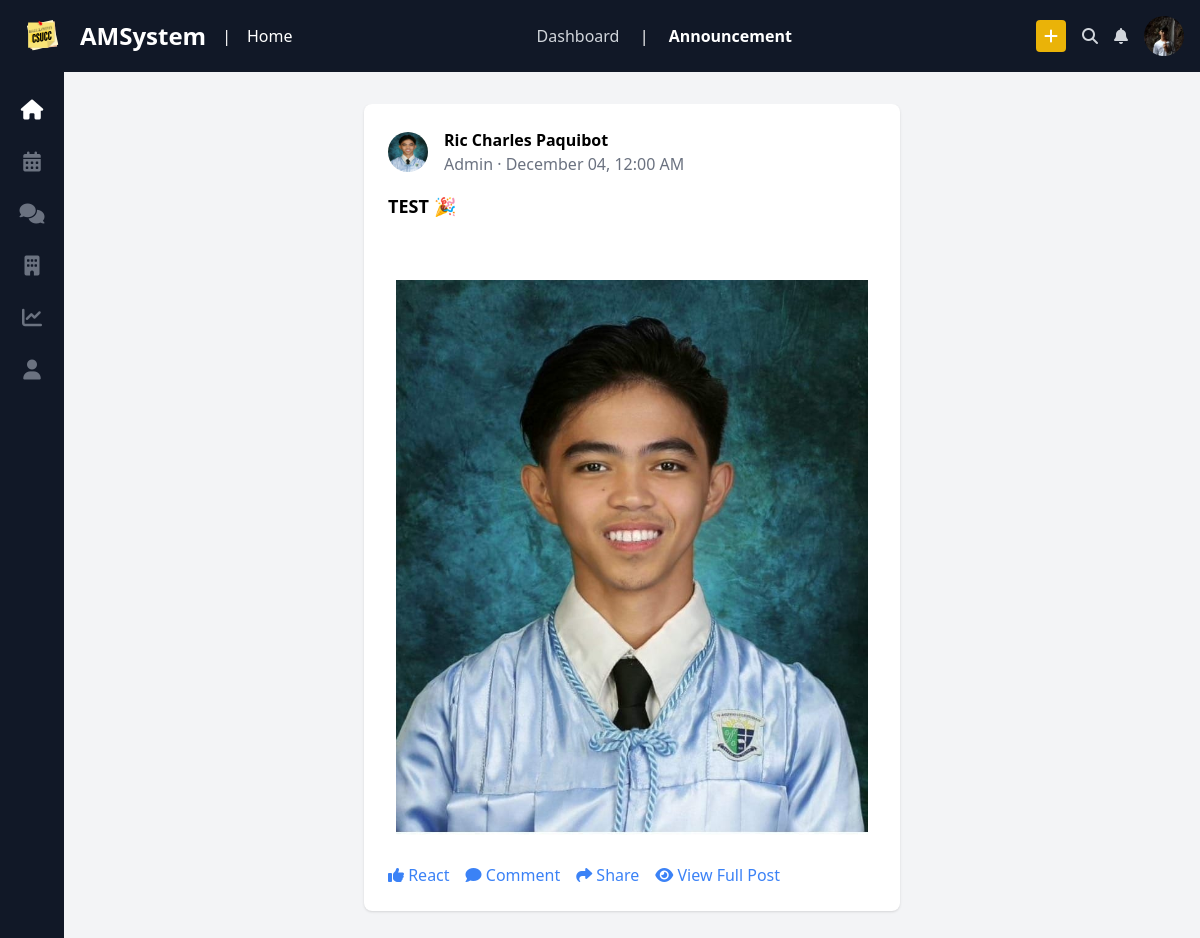
The app's page /posts/70 (signed in) with its own data.
### tables this page shows
CREATE TABLE `pinned_posts` (
  `pinned_id` int(11) NOT NULL,
  `post_id` int(11) DEFAULT NULL,
  `pinned_date` date DEFAULT NULL
);

CREATE TABLE `users` (
  `user_id` int(11) NOT NULL,
  `id_number` varchar(20) NOT NULL,
  `first_name` varchar(50) NOT NULL,
  `last_name` varchar(50) NOT NULL,
  `middle_initial` char(1) DEFAULT NULL,
  `email` varchar(100) NOT NULL,
  `password` varchar(255) NOT NULL,
  `department_id` int(11) DEFAULT NULL,
  `program_id` int(11) DEFAULT NULL,
  `contact_number` varchar(15) DEFAULT NULL,
  `address_purok` varchar(50) DEFAULT NULL,
  `address_barangay` varchar(50) DEFAULT NULL,
  `address_city` varchar(50) DEFAULT NULL,
  `address_zip` varchar(10) DEFAULT NULL,
  `address_province` varchar(50) DEFAULT NULL,
  `gender` enum('Male','Female','Other') DEFAULT NULL,
  `role_id` int(11) DEFAULT NULL,
  `photo` varchar(255) NOT NULL,
  `created_at` timestamp NOT NULL DEFAULT current_timestamp()
);

CREATE TABLE `roles` (
  `role_id` int(11) NOT NULL,
  `role_name` varchar(50) NOT NULL
);

CREATE TABLE `posts` (
  `post_id` int(11) NOT NULL,
  `post_title` varchar(200) NOT NULL,
  `post_content` text NOT NULL,
  `post_when` date DEFAULT NULL,
  `user_id` int(11) DEFAULT NULL,
  `category_id` int(11) DEFAULT NULL,
  `images` varchar(255) NOT NULL,
  `created_at` timestamp NOT NULL DEFAULT current_timestamp()
);

### Controller/Views.php (called while the page is built)
<?php
class View {
    public static function render($view, $data = []) {
        extract($data);
        require "./Views/{$view}.php";
    }
}

### Controller/UsersController.php (called while the page is built, shortened)
<?php
require('./Model/UserModel.php');
class UsersController extends Users{
    public static function open_pinned_post($id) {
        $pinned_posts = Users::getPinnedPostPage($id);
        View::render("posts", ["pinned_posts" => $pinned_posts]);
    }
}

### index.php (called while the page is built, shortened)
<?php
require('./Controller/Views.php');
require('./Controller/Route.php');
$path = isset($_GET["path"]) ? $_GET["path"] : "";
Route::get('/posts/{id}', function($id) {
    require_once('./Controller/UsersController.php');
    UsersController::open_pinned_post($id);
});
$requestUri = "/".$path ;
Route::dispatch($requestUri);

### Model/UserModel.php (called while the page is built, shortened)
<?php
class Users extends Database {
    public static function getPinnedPostPage($id) {
        $db = new Database();
        $conn = $db->Connect();
        $stmt = $conn->prepare("SELECT pinned_posts.*, posts.*, users.*, programs.*, departments.*, roles.*, categories.*,
                                DATE_FORMAT(pinned_posts.pinned_date, '%d') AS date_only,
                                TIME_FORMAT(pinned_posts.pinned_date, '%h:%i %p') AS time_only,
                                MONTHNAME(pinned_posts.pinned_date) AS month_name
                                FROM pinned_posts
                                INNER JOIN posts ON pinned_posts.post_id = posts.post_id
                                INNER JOIN users ON posts.user_id = users.user_id
                                INNER JOIN programs ON users.program_id = programs.program_id
                                INNER JOIN departments ON users.department_id = departments.department_id
                                INNER JOIN roles ON users.role_id = roles.role_id
                                INNER JOIN categories ON posts.category_id = categories.category_id
                                WHERE pinned_posts.post_id = :post_id");
        $stmt->bindParam(":post_id", $id);
        if ($stmt->execute()) {
            $result = $stmt->fetch(PDO::FETCH_ASSOC);
            return $result ? $result : null;
        } else {
            return null;
        }
    }
}

### Views/posts.php (the view, shortened to what this page needs)
<!DOCTYPE html>
<html lang="en">
<head>
    <script src="https://cdn.tailwindcss.com"></script>
    <link rel="stylesheet" href="https://cdnjs.cloudflare.com/ajax/libs/font-awesome/6.4.2/css/all.min.css">
</head>
<body class="bg-gray-100">
    <header class="bg-gray-900 text-white p-4 flex justify-between items-center sticky top-0 z-50">
        <div class="flex items-center space-x-4">
            <img src="../assets/ams-logo.svg" alt="CSUCC logo" class="w-12">
            <h1 class="text-2xl font-bold">AMSystem</h1>
            <span class="mx-4">|</span>
            <p>Home</p>
        </div>
        <nav class="space-x-4">
            <a href="#" class="text-gray-300 hover:text-white">Dashboard</a>
            <span class="mx-4">|</span>
            <a href="#" class="text-white font-bold">Announcement</a>
        </nav>
        <div class="flex items-center space-x-4">
            <button class="bg-yellow-500 px-2 py-1 rounded">
                <i class="fa-solid fa-plus"></i>
            </button>
            <button class="text-gray-300"><i class="fa-solid fa-magnifying-glass"></i></button>
            <button class="text-gray-300"><i class="fa-solid fa-bell"></i></button>
            <img src="../assets/profile.jpg" alt="Profile" class="w-10 h-10 rounded-full">
        </div>
    </header>
    <main class="flex">
        <aside class="w-16 bg-gray-900 text-white flex flex-col items-center space-y-6 py-6 sticky top-14 h-screen">
            <a href="../home" class="text-white"><i class="fa-solid fa-house text-xl"></i></a>
            <a href="#" class="text-gray-500"><i class="fa-solid fa-calendar-days text-xl"></i></a>
            <a href="#" class="text-gray-500"><i class="fa-solid fa-comments text-xl"></i></a>
            <a href="#" class="text-gray-500"><i class="fa-solid fa-building text-xl"></i></a>
            <a href="#" class="text-gray-500"><i class="fa-solid fa-chart-line text-xl"></i></a>
            <a href="../dashboard" class="text-gray-500"><i class="fa-solid fa-user text-xl"></i></a>
        </aside>
        <section class="flex-1 p-8 flex space-x-8">
            <div class="flex-1 overflow-y-auto h-100vh">
                <div class="bg-white mx-auto w-1/2 p-6 rounded-lg shadow mb-6">
                    <div class="flex items-center space-x-4">
                        <img src="../<?=$pinned_posts["photo"]?>" alt="Profile" class="w-10 h-10 rounded-full">
                        <div>
                            <h3 class="font-bold"><a href="../user/<?=$pinned_posts["user_id"]?>"><?=$pinned_posts["first_name"]?> <?=$pinned_posts["last_name"]?></a></h3>
                            <p class="text-gray-500"><?=$pinned_posts["role_name"]?> · <?=$pinned_posts["month_name"]?> <?=$pinned_posts["date_only"]?>, <?=$pinned_posts["time_only"]?></p>
                        </div>
                    </div>
                    <h4 class="font-bold text-lg mt-4"><?=$pinned_posts["post_title"]?> 🎉</h4>
                    <div class="text-gray-700 mt-2"><?=$pinned_posts["post_content"]?></div>
                    <div class="my-5 p-2"><img src="../<?=$pinned_posts["images"]?>" onclick="viewImage('<?= '../'.$pinned_posts['images'] ?>')" alt="Image"></div>
                    <div class="flex items-center space-x-4 mt-4">
                        <button class="text-blue-500"><i class="fa-solid fa-thumbs-up"></i> React</button>
                        <button class="text-blue-500"><i class="fa-solid fa-comment"></i> Comment</button>
                        <button class="text-blue-500"><i class="fa-solid fa-share"></i> Share</button>
                        <button class="text-blue-500"><i class="fa-solid fa-eye"></i> View Full Post</button>
                    </div>
                </div>
            </div>
        </section>
    </main>
</body>
</html>

### Controller/Route.php (shortened to what this page needs)
<?php
class Route {
    private static $getRoutes = [];
    private static $postRoutes = [];
    public static function get($path, $callback) {
        self::$getRoutes[$path] = $callback;
    }
    public static function post($path, $callback) {
        self::$postRoutes[$path] = $callback;
    }
    public static function dispatch($requestUri) {
        $requestMethod = $_SERVER['REQUEST_METHOD'];
        $routes = $requestMethod === 'GET' ? self::$getRoutes : self::$postRoutes;
        foreach ($routes as $route => $callback) {
            $pattern = preg_replace('/\{[a-zA-Z0-9_]+\}/', '([a-zA-Z0-9_]+)', $route);
            $pattern = str_replace('/', '\/', $pattern);
            if (preg_match('/^' . $pattern . '$/', $requestUri, $matches)) {
                array_shift($matches);
                return call_user_func_array($callback, $matches);
            }
        }
    }
}

### records on screen
pinned_posts: users.photo (placeholder picture), users.first_name "Ric Charles", users.last_name "Paquibot", roles.role_name "Admin", month_name "December", date_only "04", time_only "12:00 AM", post.post_title "TEST", post.images (placeholder picture)
